Frame 1 (no input): blank canvas, image omitted
Frame 60 (the mouse pressed at the canvas centre just before this capture): blank canvas, image omitted
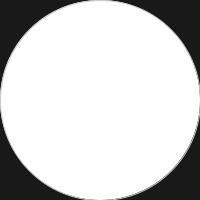
Frame 120 (the mouse held since frame 60 and released just before this capture)

The Processing sketch whose frames 1 and 60 were blank and that drew this single picture after the mouse press (run headless with seeded random() and noise(); from frame 60 on, the mouse is pressed at the canvas centre):

// Processing sketch: processing_94333
// ── processing_94333.pde

void setup() {
  size(200, 200);
  background(25);
}

void draw() {
  variableEllipse(mouseX, mouseY, pmouseX, pmouseY);
}


void variableEllipse(int x, int y, int h, int z) {
  float speed = abs(x-h) + abs(y-z);
  stroke(speed);
  ellipse(x, y, speed, speed);
}
